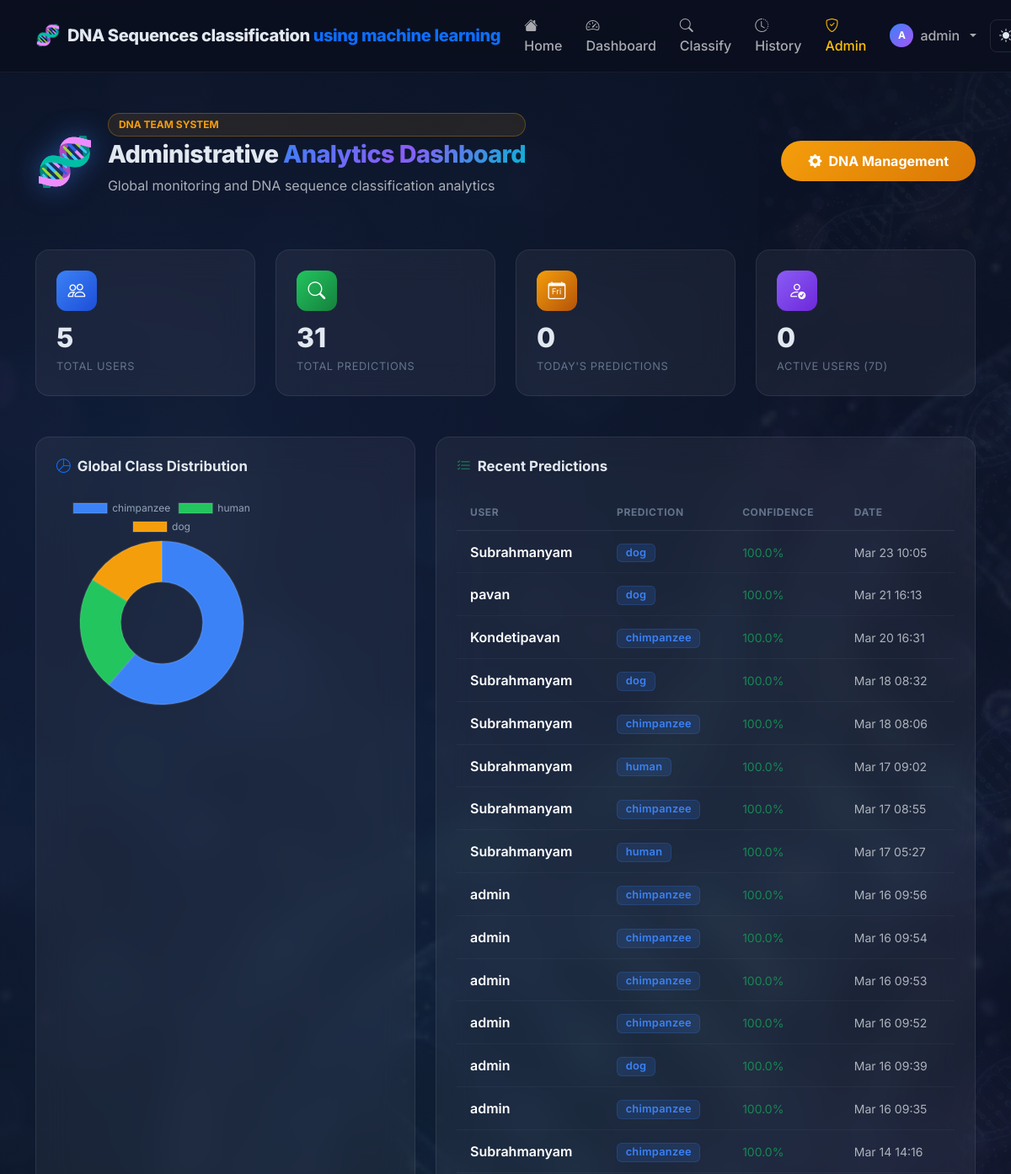
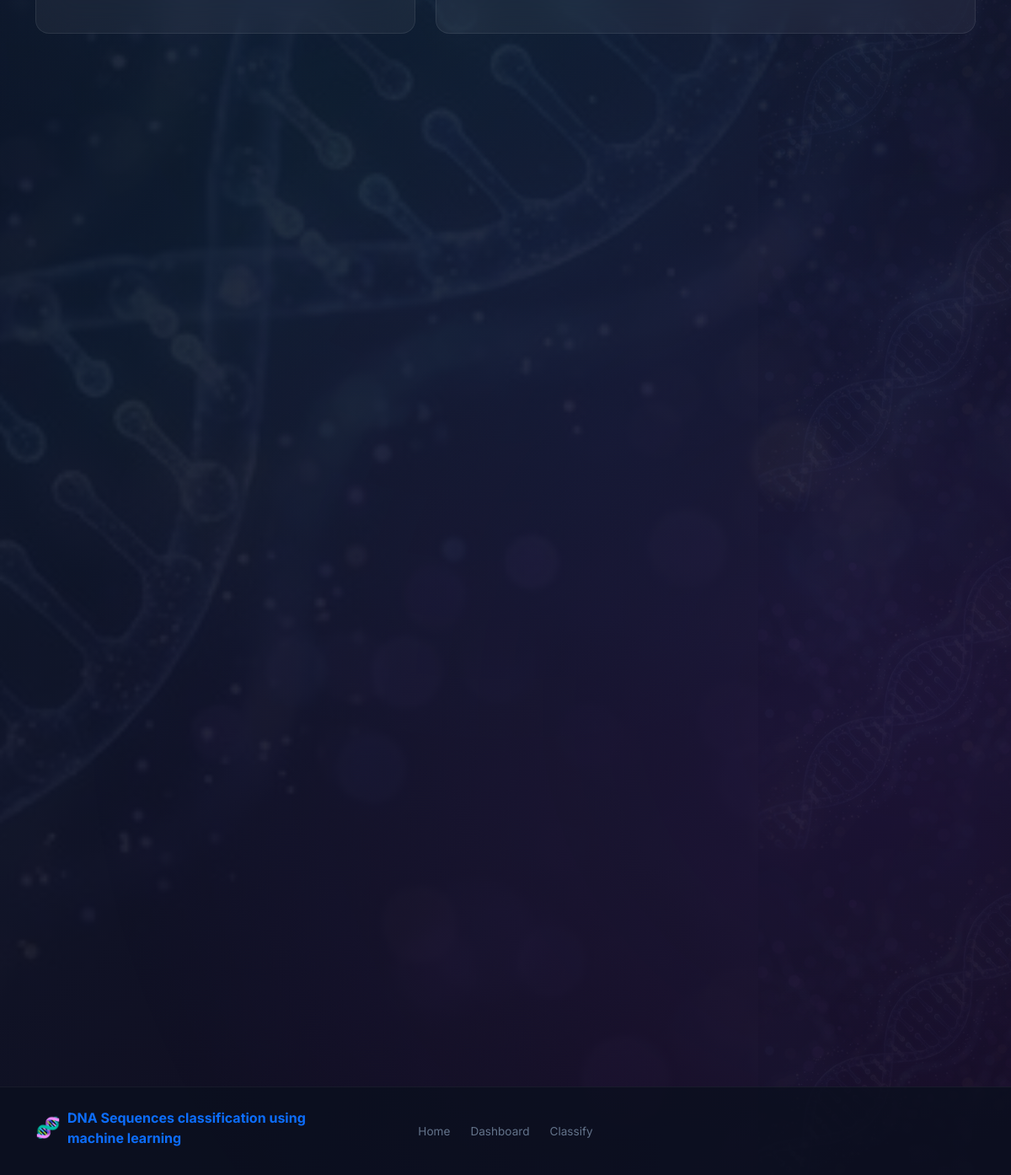
/admin-dashboard/ (signed in), run on the app's committed database (2 pictures, top to bottom).
### dna_classifier/models.py (models this page shows, shortened)
class DNASequence(models.Model):
    user = models.ForeignKey(User, on_delete=models.CASCADE, related_name='dnasequence_set')
    sequence = models.TextField(help_text="The cleaned DNA sequence (ATGC only)")
    prediction = models.CharField(max_length=200)
    confidence_score = models.FloatField(default=0.0, help_text="Prediction confidence (0-1)")
    ai_explanation = models.TextField(blank=True, default='')
    ai_suggestions = models.TextField(blank=True, default='')
    created_at = models.DateTimeField(auto_now_add=True)
    class Meta:
        ordering = ['-created_at']
        verbose_name = 'DNA Sequence'
        verbose_name_plural = 'DNA Sequences'
    @property
    def confidence_percent(self):
        return f"{self.confidence_score * 100:.1f}%"
    @property
    def confidence_color(self):
        if self.confidence_score >= 0.8:
            return 'success'
        elif self.confidence_score >= 0.5:
            return 'warning'
        return 'danger'

### dna_classifier/views.py (the view)
# urls.py: path('admin-dashboard/', views.admin_dashboard_view, name='admin_dashboard'),
@user_passes_test(is_admin, login_url='/users/login/')
def admin_dashboard_view(request):
    total_users = User.objects.count()
    total_predictions = DNASequence.objects.count()
    today_predictions = DNASequence.objects.filter(
        created_at__date=timezone.now().date()
    ).count()
    api_logs = APILog.objects.all()[:20]
    class_dist = list(
        DNASequence.objects.values('prediction').annotate(count=Count('id')).order_by('-count')
    )
    week_ago = timezone.now() - timedelta(days=7)
    active_users = DNASequence.objects.filter(
        created_at__gte=week_ago
    ).values('user').distinct().count()
    recent_predictions = DNASequence.objects.select_related('user').order_by('-created_at')[:15]
    context = {
        'total_users': total_users,
        'total_predictions': total_predictions,
        'today_predictions': today_predictions,
        'active_users': active_users,
        'api_logs': api_logs,
        'class_dist': json.dumps(class_dist),
        'recent_predictions': recent_predictions,
        'title': 'Admin Analytics Dashboard',
    }
    return render(request, 'admin_dashboard.html', context)

### dna_classifier/views.py (called while the page is built)
def is_admin(user):
    return user.is_authenticated and user.is_staff

### templates/admin_dashboard.html (shortened to what this page needs)
{% extends 'base.html' %}
{% block body_class %}dna-admin-bg{% endblock %}
{% block content %}
<div class="dna-helix-bg"></div>
<div class="container-xl py-5">
    <div class="d-flex align-items-center gap-3 mb-5">
        <div class="admin-brand-icon">🧬</div>
        <div>
            <div class="admin-header-badge mb-1">DNA Team System</div>
            <h1 class="page-title">Administrative <span class="gradient-text">Analytics Dashboard</span></h1>
            <p class="text-muted">Global monitoring and DNA sequence classification analytics</p>
        </div>
        <a href="{% url 'admin:index' %}" class="btn btn-admin ms-auto">
            <i class="bi bi-gear-fill"></i> DNA Management
        </a>
    </div>
    <div class="row g-4 mb-5">
        <div class="col-sm-6 col-xl-3">
            <div class="stat-card glass-card h-100">
                <div class="stat-card-icon" style="background:linear-gradient(135deg,#3b82f6,#1d4ed8)">
                    <i class="bi bi-people"></i>
                </div>
                <div class="stat-card-value">{{ total_users }}</div>
                <div class="stat-card-label">Total Users</div>
            </div>
        </div>
        <div class="col-sm-6 col-xl-3">
            <div class="stat-card glass-card h-100">
                <div class="stat-card-icon" style="background:linear-gradient(135deg,#22c55e,#15803d)">
                    <i class="bi bi-search"></i>
                </div>
                <div class="stat-card-value">{{ total_predictions }}</div>
                <div class="stat-card-label">Total Predictions</div>
            </div>
        </div>
        <div class="col-sm-6 col-xl-3">
            <div class="stat-card glass-card h-100">
                <div class="stat-card-icon" style="background:linear-gradient(135deg,#f59e0b,#b45309)">
                    <i class="bi bi-calendar-day"></i>
                </div>
                <div class="stat-card-value">{{ today_predictions }}</div>
                <div class="stat-card-label">Today's Predictions</div>
            </div>
        </div>
        <div class="col-sm-6 col-xl-3">
            <div class="stat-card glass-card h-100">
                <div class="stat-card-icon" style="background:linear-gradient(135deg,#8b5cf6,#6d28d9)">
                    <i class="bi bi-person-check"></i>
                </div>
                <div class="stat-card-value">{{ active_users }}</div>
                <div class="stat-card-label">Active Users (7d)</div>
            </div>
        </div>
    </div>
    <div class="row g-4 mb-5">
        <div class="col-lg-5">
            <div class="glass-card p-4 h-100">
                <h3 class="chart-title mb-4"><i class="bi bi-pie-chart me-2 text-primary"></i>Global Class Distribution</h3>
                <div class="chart-container">
                    <canvas id="adminPieChart"></canvas>
                </div>
            </div>
        </div>
        <div class="col-lg-7">
            <div class="glass-card p-4 h-100">
                <h3 class="chart-title mb-4"><i class="bi bi-list-check me-2 text-success"></i>Recent Predictions</h3>
                <div class="table-responsive">
                    <table class="table table-sm glass-table align-middle">
                        <thead>
                            <tr><th>User</th><th>Prediction</th><th>Confidence</th><th>Date</th></tr>
                        </thead>
                        <tbody>
                            {% for pred in recent_predictions %}
                            <tr>
                                <td><span class="fw-semibold">{{ pred.user.username }}</span></td>
                                <td><span class="badge prediction-badge">{{ pred.prediction }}</span></td>
                                <td><small class="text-{{ pred.confidence_color }}">{{ pred.confidence_percent }}</small></td>
                                <td><small class="text-muted">{{ pred.created_at|date:"M d H:i" }}</small></td>
                            </tr>
                            {% endfor %}
                        </tbody>
                    </table>
                </div>
            </div>
        </div>
    </div>
</div>
{% endblock %}
{% block extra_js %}
<script>
const classDistData = {{ class_dist|safe }};
if (classDistData.length > 0) {
    const ctx = document.getElementById('adminPieChart').getContext('2d');
    new Chart(ctx, {
        type: 'doughnut',
        data: {
            labels: classDistData.map(d => d.prediction),
            datasets: [{
                data: classDistData.map(d => d.count),
                backgroundColor: ['#3b82f6','#22c55e','#f59e0b','#ef4444','#8b5cf6','#06b6d4','#f97316'],
                borderWidth: 2,
                borderColor: 'rgba(255,255,255,0.1)'
            }]
        },
        options: {
            responsive: true,
            plugins: { legend: { labels: { color: '#94a3b8', font: { family: 'Inter' } } } }
        }
    });
}
</script>
{% endblock %}

### templates/base.html (shortened to what this page needs)
<!DOCTYPE html>
<html lang="en" data-bs-theme="dark">
<head>
    <link href="https://cdn.jsdelivr.net/npm/bootstrap@5.3.2/dist/css/bootstrap.min.css" rel="stylesheet">
    <link href="https://cdn.jsdelivr.net/npm/bootstrap-icons@1.11.3/font/bootstrap-icons.css" rel="stylesheet">
    {% load static %}
    <link rel="stylesheet" href="{% static 'css/styles.css' %}">
</head>
<body class="{% block body_class %}{% endblock %}">
<nav class="navbar navbar-expand-lg navbar-glass sticky-top" id="mainNav">
    <div class="container-xl">
        <a class="navbar-brand d-flex align-items-center gap-2" href="{% url 'home' %}">
            <div class="brand-icon">🧬</div>
            <div>
                <span class="brand-text">DNA Sequences classification <span class="text-primary">using machine learning</span></span>
            </div>
        </a>
        <div class="collapse navbar-collapse" id="navbarNav">
            <ul class="navbar-nav ms-auto align-items-lg-center gap-1">
                <li class="nav-item">
                    <a class="nav-link {% if request.resolver_match.url_name == 'home' %}active{% endif %}" href="{% url 'home' %}">
                        <i class="bi bi-house-fill me-1"></i>Home
                    </a>
                </li>
                {% if user.is_authenticated %}
                <li class="nav-item">
                    <a class="nav-link {% if request.resolver_match.url_name == 'dashboard' %}active{% endif %}" href="{% url 'dashboard' %}">
                        <i class="bi bi-speedometer2 me-1"></i>Dashboard
                    </a>
                </li>
                <li class="nav-item">
                    <a class="nav-link {% if request.resolver_match.url_name == 'dna_input' %}active{% endif %}" href="{% url 'dna_input' %}">
                        <i class="bi bi-search me-1"></i>Classify
                    </a>
                </li>
                <li class="nav-item">
                    <a class="nav-link {% if request.resolver_match.url_name == 'history' %}active{% endif %}" href="{% url 'history' %}">
                        <i class="bi bi-clock-history me-1"></i>History
                    </a>
                </li>
                {% if user.is_staff %}
                <li class="nav-item">
                    <a class="nav-link text-warning" href="{% url 'admin_dashboard' %}">
                        <i class="bi bi-shield-check me-1"></i>Admin
                    </a>
                </li>
                {% endif %}
                <li class="nav-item dropdown">
                    <a class="nav-link dropdown-toggle d-flex align-items-center gap-2" href="#" data-bs-toggle="dropdown">
                        <div class="avatar-sm">{{ user.username|first|upper }}</div>
                        {{ user.username }}
                    </a>
                </li>
                {% endif %}
                <li class="nav-item">
                    <button class="btn btn-icon" id="themeToggle" title="Toggle theme">
                        <i class="bi bi-sun-fill" id="themeIcon"></i>
                    </button>
                </li>
            </ul>
        </div>
    </div>
</nav>
<main class="main-content">
    {% block content %}{% endblock %}
</main>
<footer class="footer mt-auto">
    <div class="container-xl">
        <div class="row align-items-center py-4">
            <div class="col-md-4">
                <div class="d-flex align-items-center gap-2 mb-2">
                    <span class="fs-4">🧬</span>
                    <strong class="text-primary">DNA Sequences classification
using machine learning</strong>
                </div>
            </div>
            <div class="col-md-4 text-center">
                <div class="footer-links">
                    <a href="{% url 'home' %}">Home</a>
                    {% if user.is_authenticated %}
                    <a href="{% url 'dashboard' %}">Dashboard</a>
                    <a href="{% url 'dna_input' %}">Classify</a>
                    {% else %}
                    <a href="{% url 'register' %}">Register</a>
                    <a href="{% url 'login' %}">Login</a>
                    {% endif %}
                </div>
            </div>
        </div>
    </div>
</footer>
{% block extra_js %}{% endblock %}
</body>
</html>

### data on the page
DNASequence: user.username "Subrahmanyam", prediction "dog", confidence_percent "100.0%", created_at "Mar 23 10:05"
DNASequence: user.username "pavan", prediction "dog", confidence_percent "100.0%", created_at "Mar 21 16:13"
DNASequence: user.username "Kondetipavan", prediction "chimpanzee", confidence_percent "100.0%", created_at "Mar 20 16:31"
DNASequence: user.username "Subrahmanyam", prediction "dog", confidence_percent "100.0%", created_at "Mar 18 08:32"
DNASequence: user.username "Subrahmanyam", prediction "chimpanzee", confidence_percent "100.0%", created_at "Mar 18 08:06"
DNASequence: user.username "Subrahmanyam", prediction "human", confidence_percent "100.0%", created_at "Mar 17 09:02"
DNASequence: user.username "Subrahmanyam", prediction "chimpanzee", confidence_percent "100.0%", created_at "Mar 17 08:55"
DNASequence: user.username "Subrahmanyam", prediction "human", confidence_percent "100.0%", created_at "Mar 17 05:27"
DNASequence: user.username "admin", prediction "chimpanzee", confidence_percent "100.0%", created_at "Mar 16 09:56"
DNASequence: user.username "admin", prediction "chimpanzee", confidence_percent "100.0%", created_at "Mar 16 09:54"
DNASequence: user.username "admin", prediction "chimpanzee", confidence_percent "100.0%", created_at "Mar 16 09:53"
DNASequence: user.username "admin", prediction "chimpanzee", confidence_percent "100.0%", created_at "Mar 16 09:52"
DNASequence: user.username "admin", prediction "dog", confidence_percent "100.0%", created_at "Mar 16 09:39"
DNASequence: user.username "admin", prediction "chimpanzee", confidence_percent "100.0%", created_at "Mar 16 09:35"
DNASequence: user.username "Subrahmanyam", prediction "chimpanzee", confidence_percent "100.0%", created_at "Mar 14 14:16"

### other printed values
{{ user.username|first|upper }} "A"
{{ user.username }} "admin"
{{ total_users }} "5"
{{ total_predictions }} "31"
{{ today_predictions }} "0"
{{ active_users }} "0"
chart data {{ class_dist|safe }} [{"prediction": "chimpanzee", "count": 19}, {"prediction": "human", "count": 7}, {"prediction": "dog", "count": 5}]
